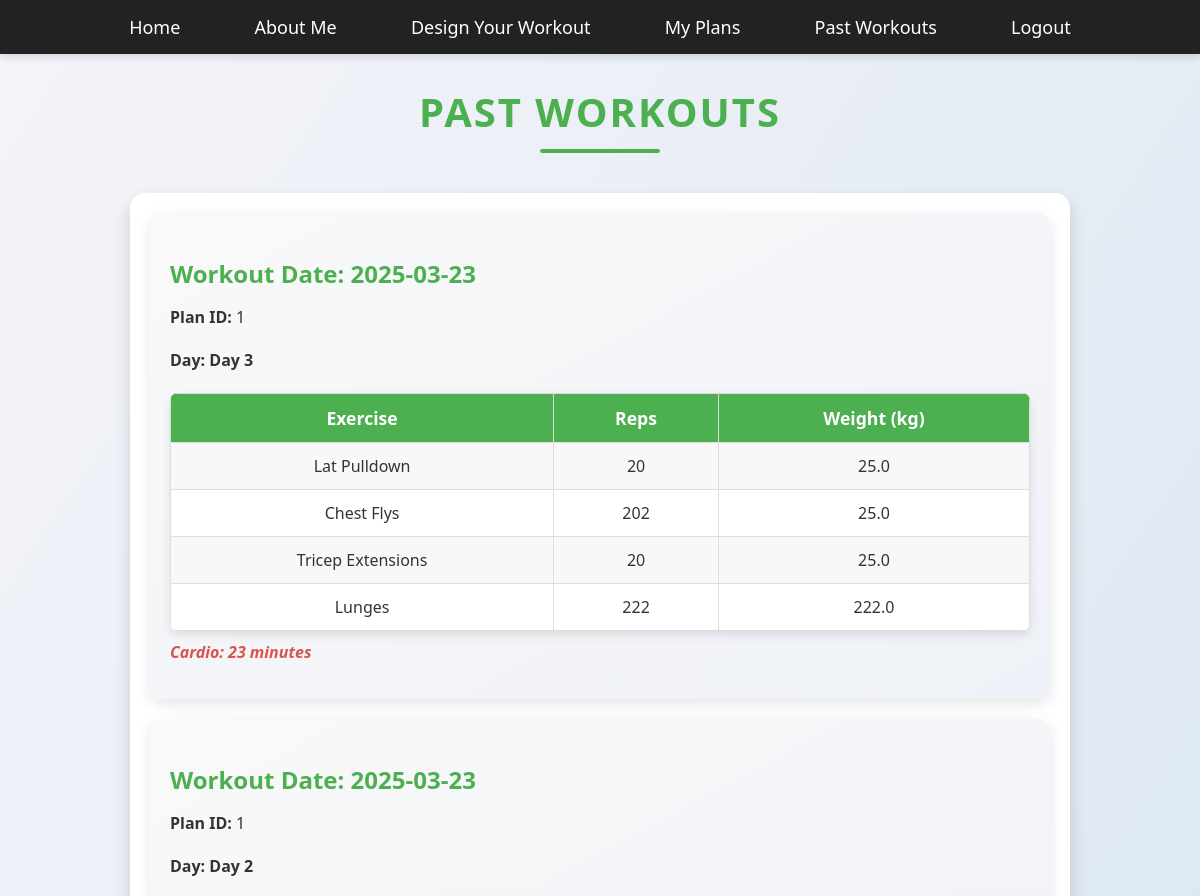
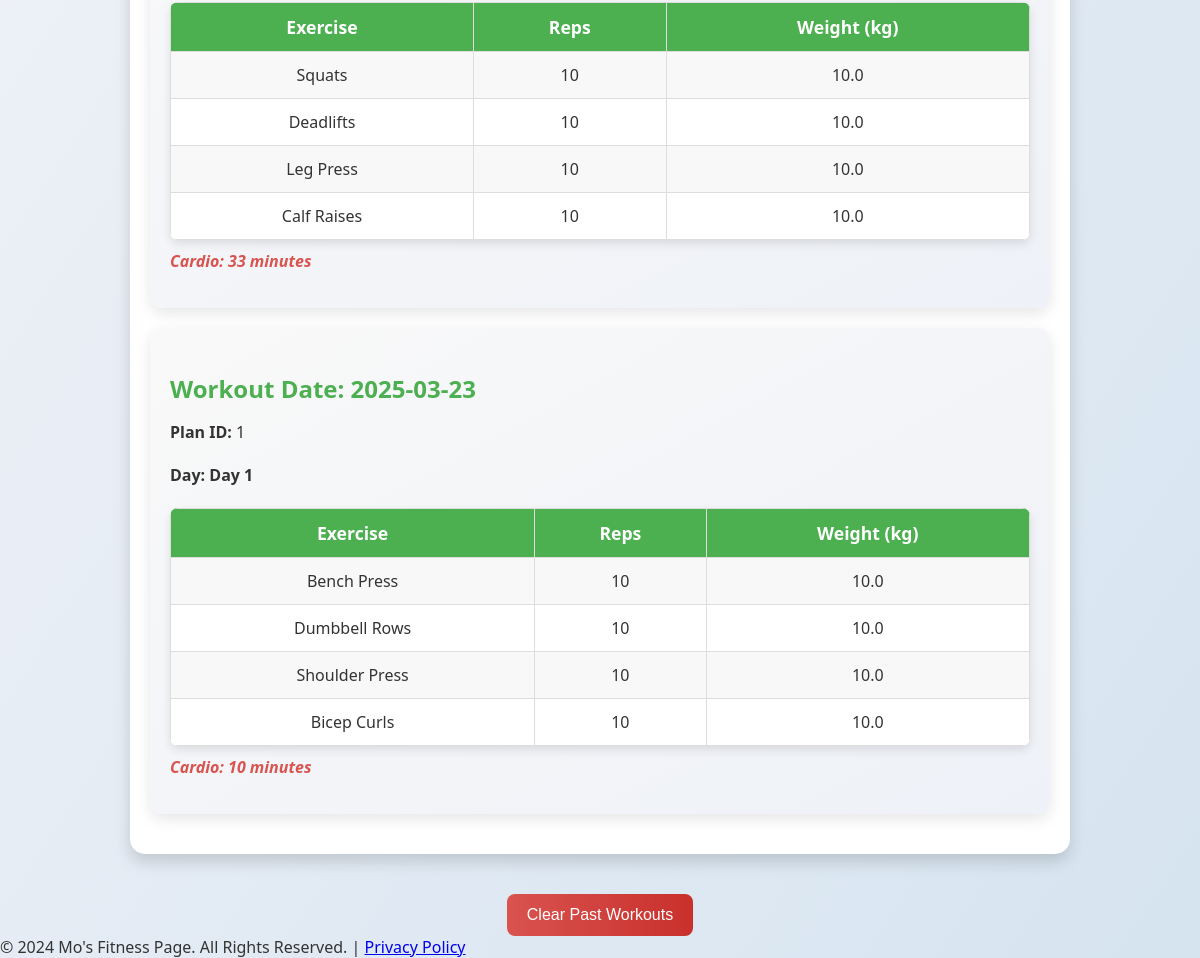
The page /past_workouts (signed in) on the database as committed earlier (2 pictures, top to bottom).
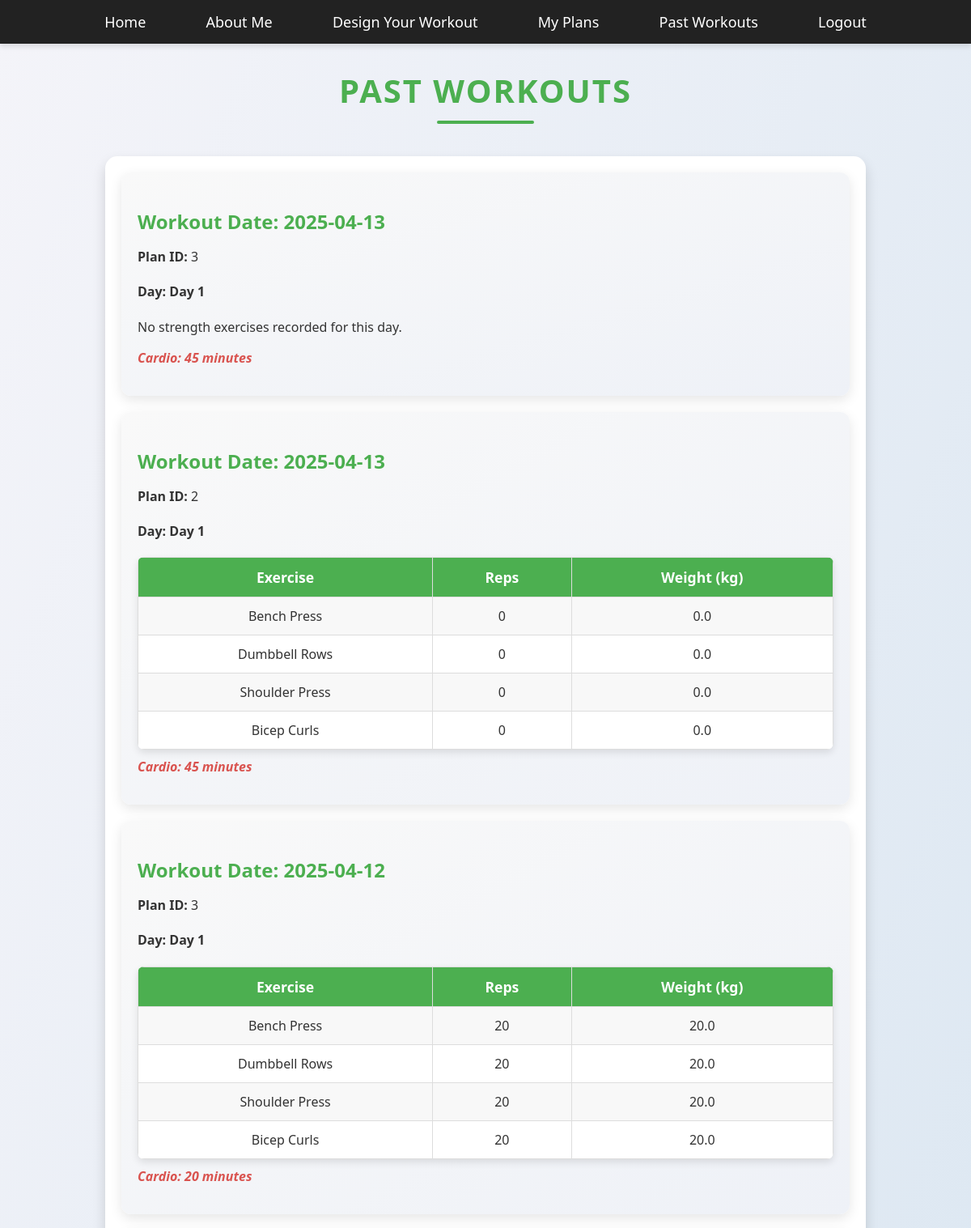
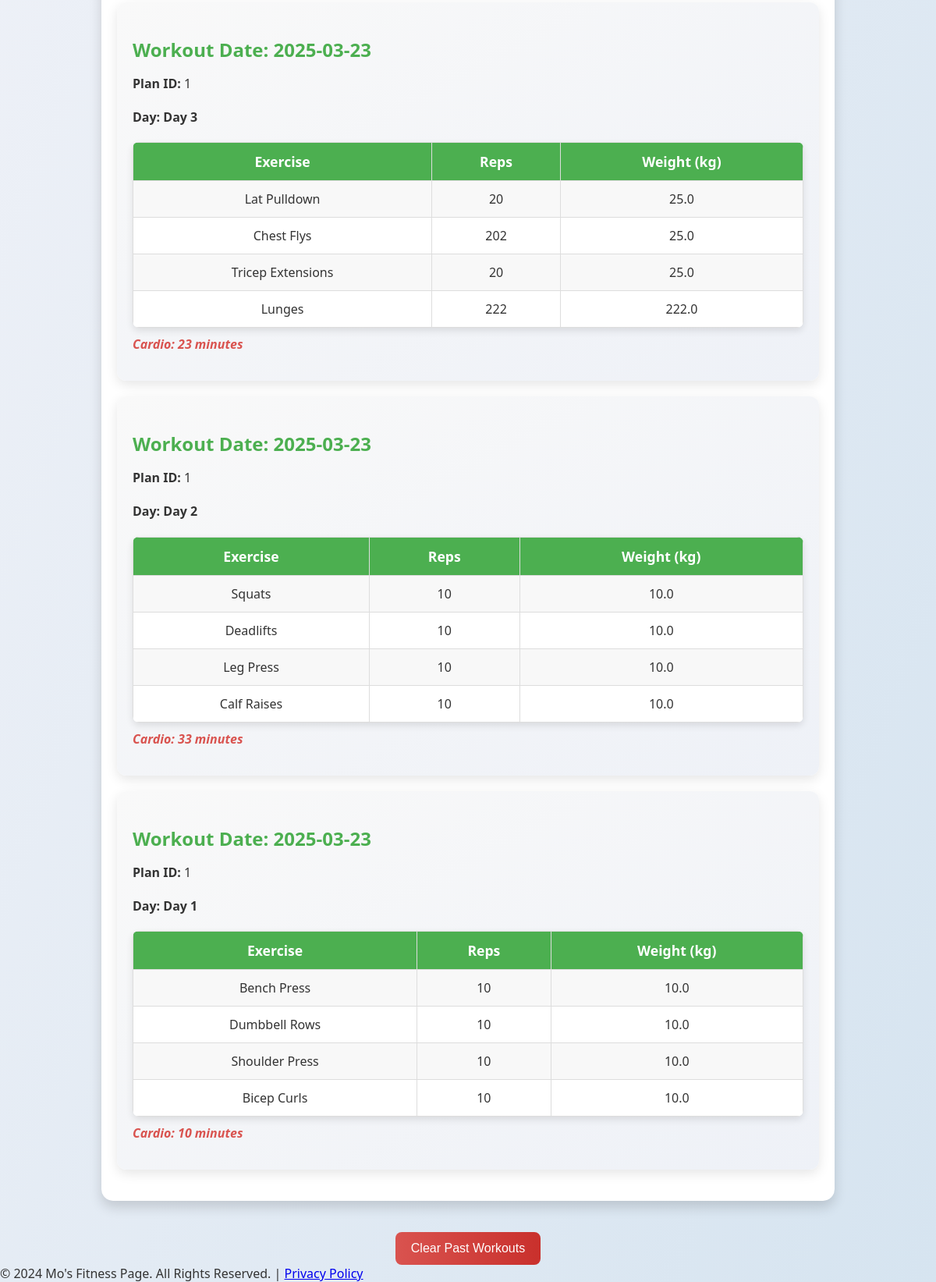
The same page on the database as committed later (2 pictures, top to bottom).
### app.py (models this page shows)
class PastWorkout(db.Model):
    id = db.Column(db.Integer, primary_key=True)
    user_id = db.Column(db.Integer, db.ForeignKey('user.id'))
    plan_id = db.Column(db.Integer, db.ForeignKey('plan.id'))
    day = db.Column(db.String(50))
    workout_data = db.Column(db.JSON)
    timestamp = db.Column(db.DateTime, default=datetime.utcnow)

### app.py (the view)
@app.route('/past_workouts')
def past_workouts():
    if 'user_id' not in session:
        return redirect('/login')
    user_id = session['user_id']
    past_workouts = PastWorkout.query.filter_by(user_id=user_id).order_by(PastWorkout.timestamp.desc()).all()
    for workout in past_workouts:
        try:
            workout.workout_data = json.loads(workout.workout_data)
        except json.JSONDecodeError:
            print(f"Error decoding workout_data for workout {workout.id}")
    return render_template('past_workouts.html', past_workouts=past_workouts)

### templates/past_workouts.html (shortened to what this page needs)
{% extends "base.html" %}
{% block content %}
    <h1>Past Workouts</h1>
    <div class="past-workouts-container">
        {% for workout in past_workouts %}
        <div class="workout-card">
            <h3>Workout Date: {{ workout.timestamp.strftime('%Y-%m-%d') }}</h3>
            <p><strong>Plan ID:</strong> {{ workout.plan_id }}</p>
            {% for day, details in workout.workout_data.items() %}
                <h4>Day: {{ day }}</h4>
                {% if "exercises" in details and details.exercises %}
                <table class="workout-table">
                    <tr>
                        <th>Exercise</th>
                        <th>Reps</th>
                        <th>Weight (kg)</th>
                    </tr>
                    {% for exercise, exercise_data in details.exercises.items() %}
                        <tr>
                            <td>{{ exercise }}</td>
                            <td>{{ exercise_data.reps }}</td>
                            <td>{{ exercise_data.weight }}</td>
                        </tr>
                    {% endfor %}
                </table>
                {% else %}
                    <p>No strength exercises recorded for this day.</p>
                {% endif %}
                {% if "cardio" in details %}
                    <p class="cardio"><strong>Cardio:</strong> {{ details.cardio.time }} minutes</p>
                {% endif %}
            {% endfor %}
        </div>
        {% else %}
        <p>No past workouts recorded yet.</p>
        {% endfor %}
    </div>
    <form action="/clear_past_workouts" method="POST" class="clear-workouts-form">
        <button type="submit" class="clear-workouts-button">Clear Past Workouts</button>
    </form>
{% endblock %}

### templates/base.html (shortened to what this page needs)
<!DOCTYPE html>
<html lang="en">
<head>
    <link rel="stylesheet" href="{{ url_for('static', filename='css/style.css') }}">
</head>
<body>
    <nav>
        <a href="/">Home</a>
        <a href="/about">About Me</a>
        <a href="/algorithm">Design Your Workout</a>
        <a href="/my_plans">My Plans</a>
        <a href="/past_workouts">Past Workouts</a>
        {% if 'user_id' in session %}
        <a href="/logout">Logout</a>
        {% else %}
        <a href="/login">Login</a>
        <a href="/register">Register</a>
        {% endif %}
    </nav>
    <main>
        {% block content %}{% endblock %}
    </main>
    <footer>
        &copy; 2024 Mo's Fitness Page. All Rights Reserved. | <a href="/privacy">Privacy Policy</a>
    </footer>
</body>
</html>

### static/css/style.css (style rules this page uses)
body { font-family: 'Segoe UI', Tahoma, Geneva, Verdana, sans-serif; margin: 0; padding: 0; background: linear-gradient(to bottom right, #f4f4f9, #d6e4f0); color: #333; min-height: 100vh; display: flex; flex-direction: column; justify-content: space-between; }
nav { background-color: #222; color: white; padding: 15px 0; box-shadow: 0 4px 6px rgba(0, 0, 0, 0.1); position: sticky; top: 0; z-index: 1000; text-align: center; }
nav a { color: white; text-decoration: none; margin: 0 20px; font-size: 18px; padding: 8px 15px; border-radius: 5px; transition: background-color 0.3s ease, color 0.3s ease; }
h1 { text-align: center; font-size: 3.5rem; color: #222; margin: 30px 0; font-weight: bold; text-transform: uppercase; letter-spacing: 2px; opacity: 0; animation: fadeInUp 1s ease-out forwards; }
h1::after { content: ""; display: block; width: 120px; height: 4px; background-color: #4CAF50; margin: 10px auto; border-radius: 2px; opacity: 0; animation: fadeIn 1.5s ease-out forwards 0.5s; }
.past-workouts-container { max-width: 900px; margin: 40px auto; padding: 20px; background: white; border-radius: 15px; box-shadow: 0 8px 16px rgba(0, 0, 0, 0.15); animation: fadeIn 1s ease-out; }
.workout-card { background: linear-gradient(to bottom right, #f9f9f9, #eef1f7); padding: 20px; margin-bottom: 20px; border-radius: 12px; box-shadow: 0px 5px 15px rgba(0, 0, 0, 0.1); transform: translateX(50px); opacity: 0; animation: slideInRight 0.8s ease-out forwards; }
.workout-card h3 { color: #4CAF50; font-size: 1.5rem; margin-bottom: 10px; }
.workout-table { width: 100%; border-collapse: collapse; margin-top: 15px; background-color: white; border-radius: 8px; overflow: hidden; box-shadow: 0px 4px 10px rgba(0, 0, 0, 0.1); }
.workout-table th, .workout-table td { padding: 12px; text-align: center; border: 1px solid #ddd; }
.workout-table th { background: #4CAF50; color: white; font-size: 1.1rem; }
.workout-table tr:nth-child(even) { background-color: #f8f8f8; }
.cardio { font-style: italic; color: #d9534f; font-weight: bold; margin-top: 10px; }
.clear-workouts-form { text-align: center; margin-top: 30px; }
.clear-workouts-button { padding: 12px 20px; background: linear-gradient(to right, #d9534f, #c9302c); color: white; border: none; font-size: 1rem; border-radius: 8px; cursor: pointer; transition: background 0.3s ease, transform 0.2s ease; }
h1 { text-align: center; font-size: 2.5rem; margin-bottom: 20px; color: #4CAF50; }

Rows that differ between the two databases and show on the page:
added PastWorkout: timestamp "2025-04-13", plan_id "3", workout_data "Day 1", cardio.time "45"
added PastWorkout: timestamp "2025-04-13", plan_id "2", workout_data "Day 1", exercises "Bench Press" "Dumbbell Rows" "Shoulder Press" "Bicep Curls", reps "0" "0" "0" "0", weight "0.0" "0.0" "0.0" "0.0", cardio.time "45"
added PastWorkout: timestamp "2025-04-12", plan_id "3", workout_data "Day 1", exercises "Bench Press" "Dumbbell Rows" "Shoulder Press" "Bicep Curls", reps "20" "20" "20" "20", weight "20.0" "20.0" "20.0" "20.0", cardio.time "20"
